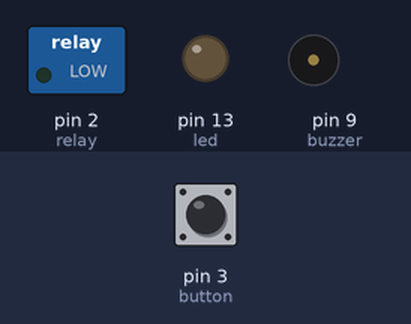
A sketch run on a simulated Arduino Uno, built with avr-gcc and run on an emulated ATmega328P. On the bench: switched loads named in the sketch (green lamp = pin HIGH), output pins drawn as LEDs (lit = HIGH), buzzer (waves = sounding). The inputs (shaded band) are chosen by the test bench; at power-on: pin 3 (button) HIGH.

Above: at 1.2 s.
1.3 s: pin 3 (button) pulled LOW for 0.15 s
At 16.0 s:
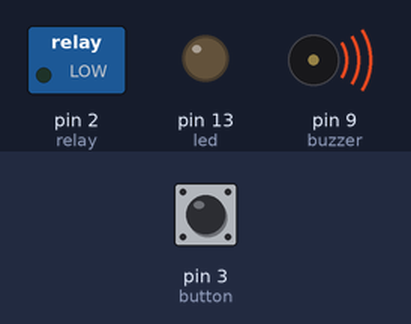
At 18.7 s:
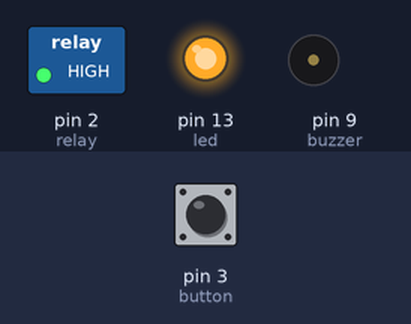
Timing chart, 0 to 19.1 s (numbered marks = the images above; inputs shaded):
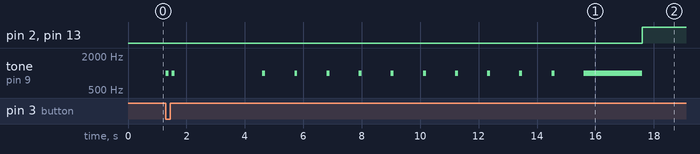

The sketch:

TestStandController.ino
```cpp
//Example By ArduinoAll

int led = 13;
int relay = 2; // กำหนดขาควบคุม Relay
int button = 3;
int buzzer = 9; //buzzer to arduino pin 9
void setup()
{
  pinMode(button, INPUT);
  pinMode(relay, OUTPUT); // กำหนดขาทำหน้าที่ให้ขา 2 เป็น OUTPUT
  pinMode(led, OUTPUT);
  pinMode(buzzer, OUTPUT); // Set buzzer - pin 9 as an output
}
void loop()
{

  if(digitalRead(button) == LOW){
    Serial.println("button pressed");
    tone(buzzer, 1000); // Send 1KHz sound signal...
    delay(100);        // ...for 1 sec
    noTone(buzzer);     // Stop sound...
    delay(100);
    tone(buzzer, 1000); // Send 1KHz sound signal...
    delay(100);
    noTone(buzzer);     // Stop sound...

    delay(3000); // ดีเลย์ 1000ms

    tone(buzzer, 1000); // Send 1KHz sound signal...
    delay(100); // ดีเลย์ 1000ms
    noTone(buzzer);     // Stop sound...
    delay(1000); // ดีเลย์ 1000ms

    tone(buzzer, 1000); // Send 1KHz sound signal...
    delay(100); // ดีเลย์ 1000ms
    noTone(buzzer);     // Stop sound...
    delay(1000); // ดีเลย์ 1000ms

    tone(buzzer, 1000); // Send 1KHz sound signal...
    delay(100); // ดีเลย์ 1000ms
    noTone(buzzer);     // Stop sound...
    delay(1000); // ดีเลย์ 1000ms

    tone(buzzer, 1000); // Send 1KHz sound signal...
    delay(100); // ดีเลย์ 1000ms
    noTone(buzzer);     // Stop sound...
    delay(1000); // ดีเลย์ 1000ms

    tone(buzzer, 1000); // Send 1KHz sound signal...
    delay(100); // ดีเลย์ 1000ms
    noTone(buzzer);     // Stop sound...
    delay(1000); // ดีเลย์ 1000ms

    tone(buzzer, 1000); // Send 1KHz sound signal...
    delay(100); // ดีเลย์ 1000ms
    noTone(buzzer);     // Stop sound...
    delay(1000); // ดีเลย์ 1000ms

    tone(buzzer, 1000); // Send 1KHz sound signal...
    delay(100); // ดีเลย์ 1000ms
    noTone(buzzer);     // Stop sound...
    delay(1000); // ดีเลย์ 1000ms

    tone(buzzer, 1000); // Send 1KHz sound signal...
    delay(100); // ดีเลย์ 1000ms
    noTone(buzzer);     // Stop sound...
    delay(1000); // ดีเลย์ 1000ms

    tone(buzzer, 1000); // Send 1KHz sound signal...
    delay(100); // ดีเลย์ 1000ms
    noTone(buzzer);     // Stop sound...
    delay(1000); // ดีเลย์ 1000ms

    tone(buzzer, 1000); // Send 1KHz sound signal...
    delay(100); // ดีเลย์ 1000ms
    noTone(buzzer);     // Stop sound...
    delay(1000); // ดีเลย์ 1000ms

    tone(buzzer, 1000); // Send 1KHz sound signal...
    delay(2000); // ดีเลย์ 1000ms
    noTone(buzzer);     // Stop sound...
    digitalWrite(led, 1);
    digitalWrite(relay, 1); // สั่งให้ relay ทำงาน

    delay(10000); // ดีเลย์ 1000ms
    digitalWrite(led, 0);
    digitalWrite(relay, 0); // ปิดไฟ relay
  }
}
```

Measured:
- after the input at 1.3 s, pin 2 (relay), pin 13 (led): LOW → HIGH after 16.3 s; tone on pin 9 (buzzer): goes 1000 Hz 0.10 s, silent 0.10 s, 1000 Hz 0.10 s, silent 3.0 s, 10 × (1000 Hz 0.10 s, silent 1.0 s), 1000 Hz 2.0 s, then silent, starting at once
